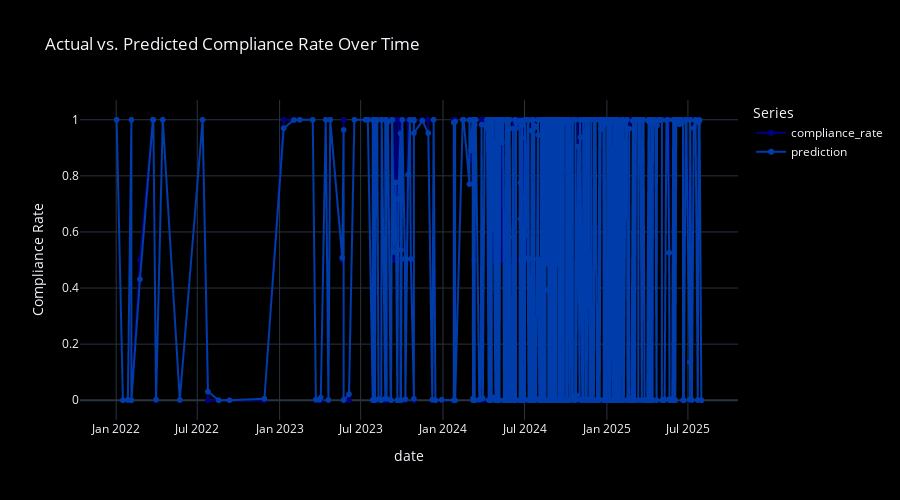
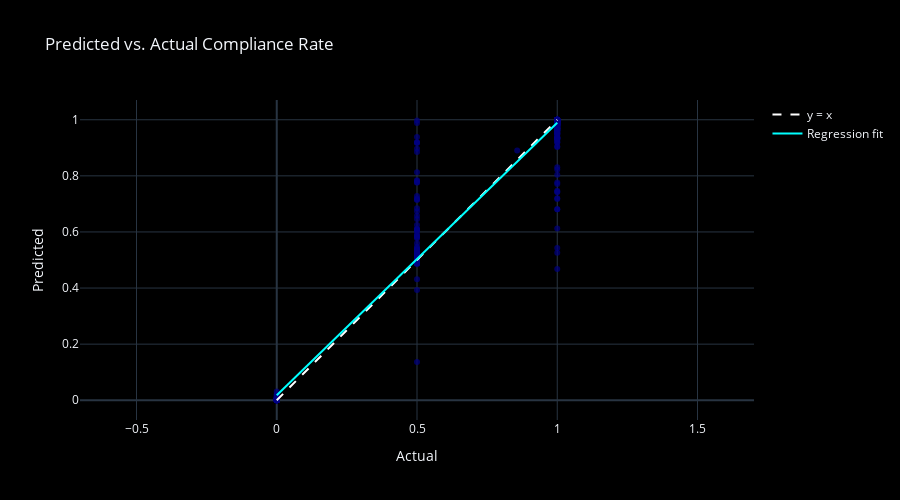

Notebook source saved alongside these figures, in order:
### Code cell
fig_time, fig_scatter = plot_compliance_predictions(preds, sample_size=1000)
fig_time.show()
fig_scatter.show()

### Figure 1 — Plotly figure (JSON) as saved in the notebook; plotly's stock layout.template omitted (floating-point values rounded to 4 significant figures; data arrays with more than 128 entries replaced by an {"elided": "..."} marker saying what was removed)
{"data": [{"hovertemplate": "Series=compliance_rate<br>date=%{x}<br>Compliance Rate=%{y}<extra></extra>", "legendgroup": "compliance_rate", "line": {"color": "rgb(0,0,131)", "dash": "solid"}, "marker": {"symbol": "circle"}, "mode": "markers+lines", "name": "compliance_rate", "showlegend": true, "type": "scattergl", "x": {"elided": "713 str values"}, "xaxis": "x", "y": {"elided": "713 float values"}, "yaxis": "y"}, {"hovertemplate": "Series=prediction<br>date=%{x}<br>Compliance Rate=%{y}<extra></extra>", "legendgroup": "prediction", "line": {"color": "rgb(0,60,170)", "dash": "solid"}, "marker": {"symbol": "circle"}, "mode": "markers+lines", "name": "prediction", "showlegend": true, "type": "scattergl", "x": {"elided": "713 str values"}, "xaxis": "x", "y": {"elided": "713 float values"}, "yaxis": "y"}], "layout": {"height": 500, "legend": {"bgcolor": "rgba(0,0,0,0.5)", "title": {"text": "Series"}, "tracegroupgap": 0}, "paper_bgcolor": "black", "plot_bgcolor": "black", "title": {"text": "Actual vs. Predicted Compliance Rate Over Time"}, "xaxis": {"anchor": "y", "domain": [0, 1], "title": {"text": "date"}}, "yaxis": {"anchor": "x", "domain": [0, 1], "title": {"text": "Compliance Rate"}}}}

### Figure 2 — Plotly figure (JSON) as saved in the notebook; plotly's stock layout.template omitted (floating-point values rounded to 4 significant figures; data arrays with more than 128 entries replaced by an {"elided": "..."} marker saying what was removed)
{"data": [{"hovertemplate": "Actual=%{x}<br>Predicted=%{y}<extra></extra>", "legendgroup": "", "marker": {"color": "rgb(0,0,131)", "opacity": 0.7, "symbol": "circle"}, "mode": "markers", "name": "", "orientation": "v", "showlegend": false, "type": "scatter", "x": {"elided": "713 float values"}, "xaxis": "x", "y": {"elided": "713 float values"}, "yaxis": "y"}, {"line": {"color": "white", "dash": "dash"}, "mode": "lines", "name": "y = x", "type": "scatter", "x": [0, 1], "y": [0, 1]}, {"line": {"color": "cyan", "width": 2}, "mode": "lines", "name": "Regression fit", "type": "scatter", "x": [0.0, 1.0], "y": [0.0176, 0.9892]}], "layout": {"height": 500, "legend": {"tracegroupgap": 0}, "paper_bgcolor": "black", "plot_bgcolor": "black", "title": {"text": "Predicted vs. Actual Compliance Rate"}, "xaxis": {"anchor": "y", "domain": [0, 1], "title": {"text": "Actual"}}, "yaxis": {"anchor": "x", "domain": [0, 1], "scaleanchor": "x", "scaleratio": 1, "title": {"text": "Predicted"}}}}
